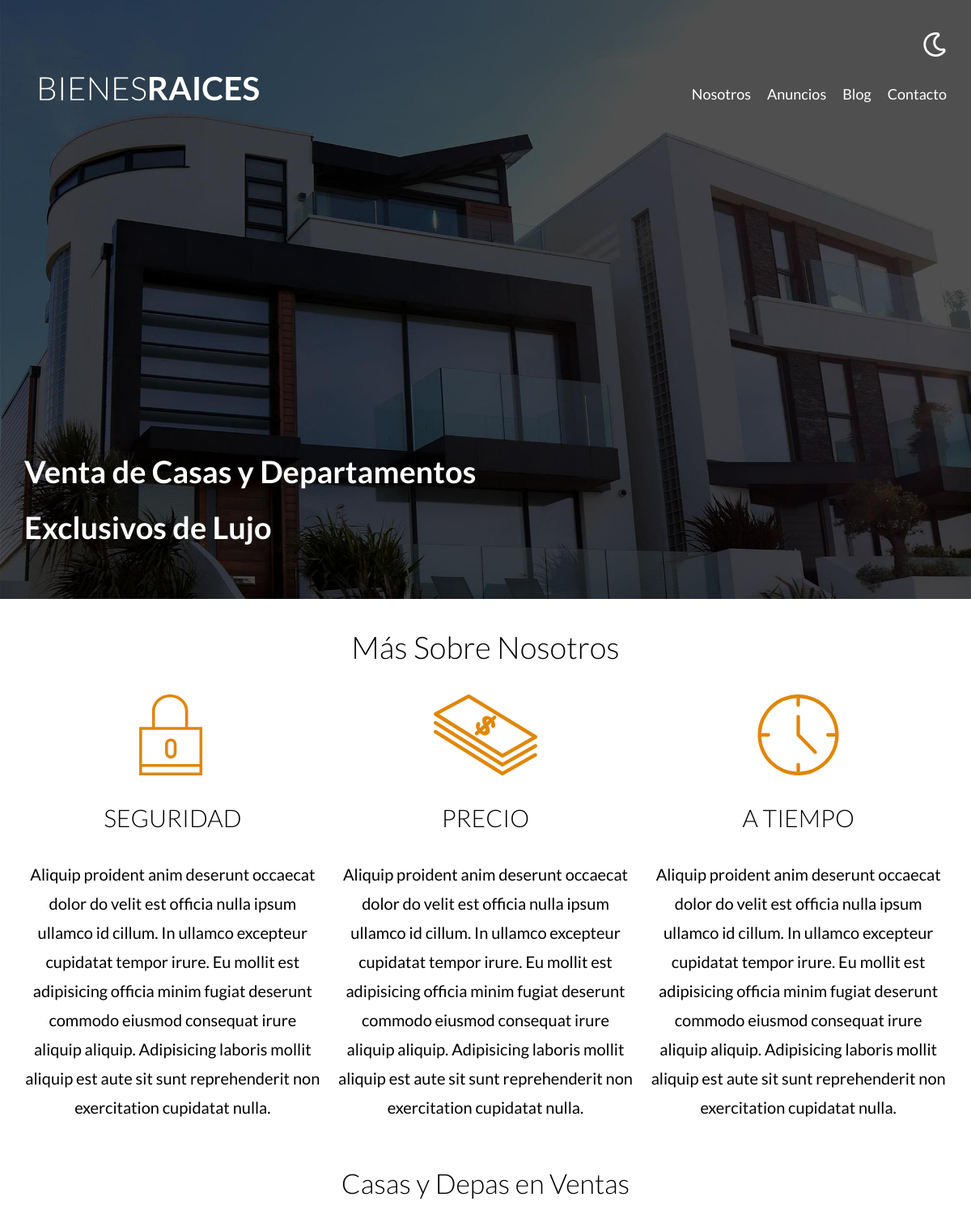
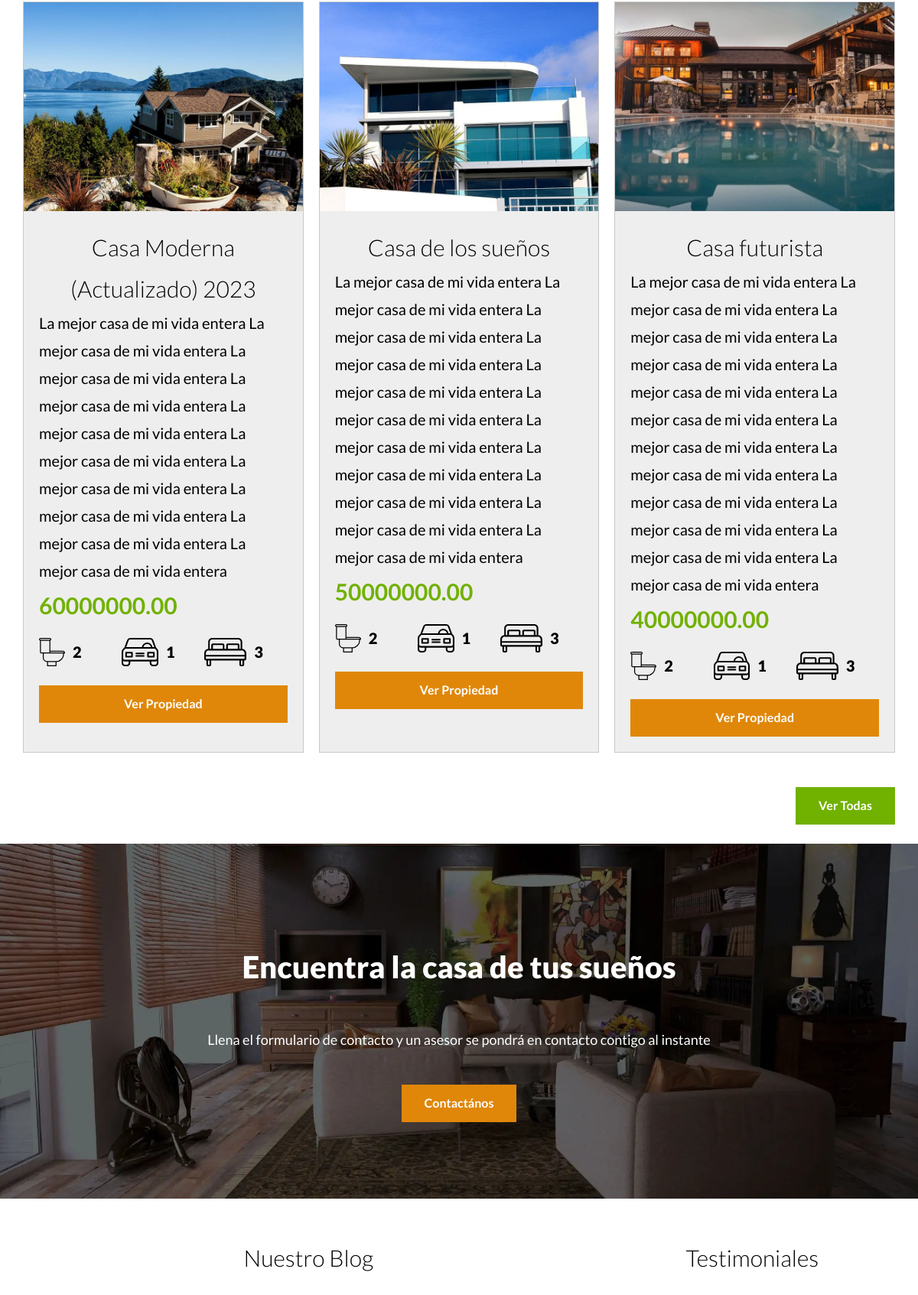
The page / (upper part) on the database its author committed (2 pictures, top to bottom).
### tables this page shows
CREATE TABLE `propiedades` (
  `id` int NOT NULL AUTO_INCREMENT,
  `titulo` varchar(45) DEFAULT NULL,
  `precio` decimal(10,2) DEFAULT NULL,
  `descripcion` longtext,
  `imagen` varchar(200) DEFAULT NULL,
  `habitaciones` int DEFAULT NULL,
  `estacionamiento` int DEFAULT NULL,
  `wc` int DEFAULT NULL,
  `creado` date DEFAULT NULL,
  `vendedoresId` int NOT NULL,
  PRIMARY KEY (`id`),
  KEY `fk_propiedades_vendedores_idx` (`vendedoresId`),
  CONSTRAINT `fk_propiedades_vendedores` FOREIGN KEY (`vendedoresId`) REFERENCES `vendedores` (`id`)
);

### controller/paginasController.php (called while the page is built, shortened)
<?php
class PaginasController{
    public static function index( Router $router){
        $propiedades = Propiedad::get(3);
        $inicio = true;
        $router->render('/paginas/index', [
            'propiedades' => $propiedades,
            'inicio' => $inicio
        ]);
    }
}

### public/index.php (called while the page is built, shortened)
<?php
$router = new Router;
$router->get('/admin', [PropiedadController::class, 'index']);
$router->get('/propiedades/crear', [PropiedadController::class, 'crear']);
$router->post('/propiedades/crear', [PropiedadController::class, 'crear']);
$router->get('/propiedades/actualizar', [PropiedadController::class, 'actualizar']);
$router->post('/propiedades/actualizar', [PropiedadController::class, 'actualizar']);
$router->post('/propiedades/eliminar', [PropiedadController::class, 'eliminar']);
$router->get('/vendedores/crear', [VendedorController::class, 'crear']);
$router->post('/vendedores/crear', [VendedorController::class, 'crear']);
$router->get('/vendedores/actualizar', [VendedorController::class, 'actualizar']);
$router->post('/vendedores/actualizar', [VendedorController::class, 'actualizar']);
$router->post('/vendedores/eliminar', [VendedorController::class, 'eliminar']);
$router->get('/blogs/crear', [BlogController::class, 'crear']);
$router->post('/blogs/crear', [BlogController::class, 'crear']);
$router->get('/blogs/actualizar', [BlogController::class, 'actualizar']);
$router->post('/blogs/actualizar', [BlogController::class, 'actualizar']);
$router->post('/blogs/eliminar', [BlogController::class, 'eliminar']);
$router->get('/', [PaginasController::class, 'index']);
$router->get('/nosotros', [PaginasController::class, 'nosotros']);
$router->get('/propiedades', [PaginasController::class, 'propiedades']);
$router->get('/propiedad', [PaginasController::class, 'propiedad']);
$router->get('/blog', [PaginasController::class, 'blog']);
$router->get('/entrada', [PaginasController::class, 'entrada']);
$router->get('/contacto', [PaginasController::class, 'contacto']);
$router->post('/contacto', [PaginasController::class, 'contacto']);
$router->get('/login', [LoginController::class, 'login']);
$router->post('/login', [LoginController::class, 'login']);
$router->get('/logout', [LoginController::class, 'logout']);
$router->comprobarRutas();

### models/activeRecord.php (called while the page is built, shortened)
<?php
class ActiveRecord{
    protected static $db;
    protected static $tabla = '';
    public static function setDB($database){
        self::$db = $database;
    }
    public static function get($cantidad){
        $query = "SELECT * FROM " . static::$tabla . " LIMIT " . $cantidad;
        $resultado = self::consultarSQL($query);
        return $resultado;
    }
    public static function consultarSQL($query){
        $resultado = self::$db->query($query);
        $array = [];
        while($registro = $resultado->fetch_assoc()){
            $array[] = static::crearObjeto($registro);
        }
        return $array;
    }
    protected static function crearObjeto($registro){
        $objeto = new static;
        foreach($registro as $key=> $value){
            if(property_exists($objeto, $key)){
                $objeto->$key = $value;
            }
        }
        return $objeto;
    }
}

### views/paginas/listado.php (the view)
<div class="contenedor-anuncios">
    <?php foreach($propiedades as $propiedad) : ?>
    <div class="anuncio">
            <img src="imagenes/<?php echo $propiedad->imagen; ?>" alt="anuncio">
        <div class="contenido-anuncio">
            <h3><?php echo $propiedad->titulo; ?></h3>
            <p><?php echo $propiedad->descripcion; ?></p>
            <p class="precio"><?php echo $propiedad->precio; ?></p>
            <ul class="iconos-caracteristicas">
                <li>
                    <img class="icono" loading="lazy" src="build/img/icono_wc.svg" alt="icono wc">
                    <p><?php echo $propiedad->wc; ?></p>
                </li>
                <li>
                    <img class="icono" loading="lazy" src="build/img/icono_estacionamiento.svg" alt="icono estacionamiento">
                    <p><?php echo $propiedad->estacionamiento; ?></p>
                </li>
                <li>
                    <img class="icono" loading="lazy" src="build/img/icono_dormitorio.svg" alt="icono habitaciones">
                    <p><?php echo $propiedad->habitaciones; ?></p>
                </li>
            </ul>
            <a href="/propiedad?id=<?php echo $propiedad->id;?>" class="boton boton-amarillo-block">
                Ver Propiedad
            </a>
        </div>
    </div>
    <?php endforeach; ?>
</div>

### public/build/css/app.css (style rules this page uses)
html { -webkit-text-size-adjust:100%;line-height:1.15 }
body { margin:0 }
a { background-color:transparent }
img { border-style:none }
html { box-sizing:border-box;font-size:62.5% }
*,:after,:before { box-sizing:inherit }
body { font-family:Lato,sans-serif;font-size:1.6rem;line-height:1.8 }
p { color:#000;font-size:2rem }
a { text-decoration:none }
img,picture { display:block;width:100% }
h1,h2,h3 { font-family:Lato,sans-serif;font-weight:300;margin:2.5rem 0;text-align:center }
h3 { font-size:3rem }
.boton-amarillo-block { background-color:#e08709;border:none;color:#fff;display:block;font-weight:700;margin-top:2.5rem;padding:1rem 3rem;text-align:center;text-decoration:none }
.icono { text-align:center }
@media (min-width:768px) { .contenedor-anuncios { display:grid;gap:2rem;grid-template-columns:repeat(3,1fr) } }
.anuncio { background-color:#eee;border:1px solid #c8c8c8;margin-bottom:2rem }
.anuncio .contenido-anuncio { padding:2rem }
.anuncio h3,.anuncio p { margin:0 }
.precio { color:#71b100;font-size:3rem;font-weight:700 }
.iconos-caracteristicas { display:flex;list-style:none;max-width:40rem;padding:0 }
.iconos-caracteristicas li { display:flex;flex:1 }
.iconos-caracteristicas li img { flex:0 0 3rem;margin-right:1rem }
.iconos-caracteristicas li p { font-weight:900 }

### rows shown on the page
propiedades: imagen (picture), titulo "Casa Moderna (Actualizado) 2023", descripcion "La mejor casa de mi vida entera La mejor casa de mi vida entera La mejor casa de mi vida entera La mejor casa de mi vida entera La mejor casa de mi vida entera La mejor casa de mi vida entera La mejor casa de mi vida entera La mejor casa de mi vida entera La mejor casa de mi vida entera La mejor casa de mi vida entera", precio "60000000.00", wc "2", estacionamiento "1", habitaciones "3"
propiedades: imagen (picture), titulo "Casa de los sueños", descripcion "La mejor casa de mi vida entera La mejor casa de mi vida entera La mejor casa de mi vida entera La mejor casa de mi vida entera La mejor casa de mi vida entera La mejor casa de mi vida entera La mejor casa de mi vida entera La mejor casa de mi vida entera La mejor casa de mi vida entera La mejor casa de mi vida entera La mejor casa de mi vida entera", precio "50000000.00", wc "2", estacionamiento "1", habitaciones "3"
propiedades: imagen (picture), titulo "Casa futurista", descripcion "La mejor casa de mi vida entera La mejor casa de mi vida entera La mejor casa de mi vida entera La mejor casa de mi vida entera La mejor casa de mi vida entera La mejor casa de mi vida entera La mejor casa de mi vida entera La mejor casa de mi vida entera La mejor casa de mi vida entera La mejor casa de mi vida entera La mejor casa de mi vida entera La mejor casa de mi vida entera", precio "40000000.00", wc "2", estacionamiento "1", habitaciones "3"
